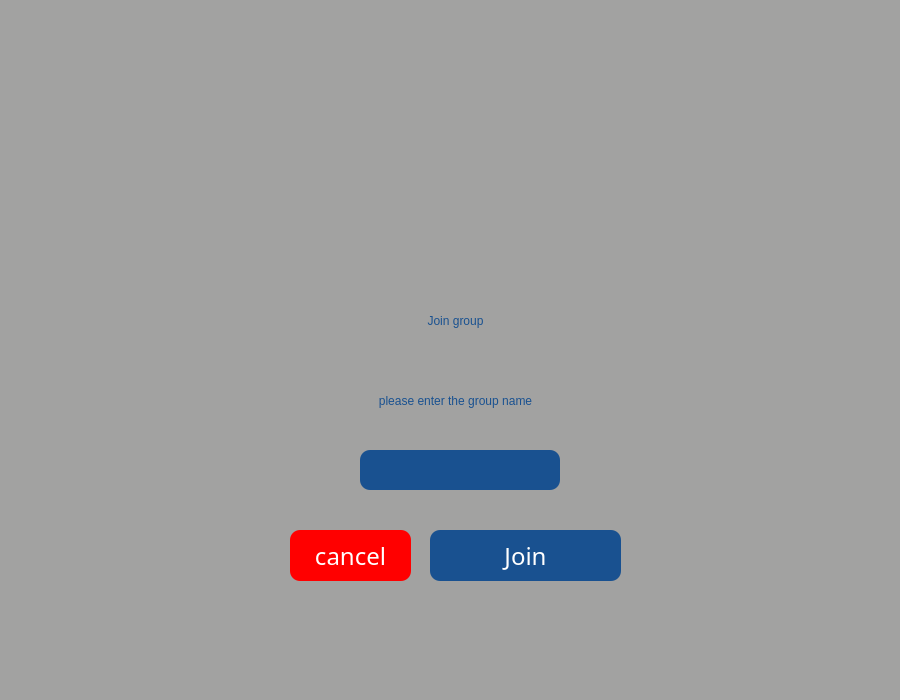
<?xml version="1.0" encoding="UTF-8"?>
<ui version="4.0">
 <class>JoinGroup</class>
 <widget class="QMainWindow" name="JoinGroup">
  <property name="geometry">
   <rect>
    <x>0</x>
    <y>0</y>
    <width>900</width>
    <height>700</height>
   </rect>
  </property>
  <property name="windowTitle">
   <string>TeleMors</string>
  </property>
  <property name="windowIcon">
   <iconset resource="Images.qrc">
    <normaloff>:/Images/logo.png</normaloff>:/Images/logo.png</iconset>
  </property>
  <property name="styleSheet">
   <string notr="true">background-color: rgb(162, 162, 161);
</string>
  </property>
  <widget class="QWidget" name="centralwidget">
   <widget class="QLabel" name="lbl_back">
    <property name="geometry">
     <rect>
      <x>0</x>
      <y>-30</y>
      <width>901</width>
      <height>751</height>
     </rect>
    </property>
    <property name="text">
     <string/>
    </property>
    <property name="pixmap">
     <pixmap resource="Images.qrc">:/Images/txture.png</pixmap>
    </property>
   </widget>
   <widget class="QLabel" name="label">
    <property name="geometry">
     <rect>
      <x>330</x>
      <y>10</y>
      <width>250</width>
      <height>250</height>
     </rect>
    </property>
    <property name="styleSheet">
     <string notr="true">background-color: rgba(255, 255, 255, 0);</string>
    </property>
    <property name="text">
     <string/>
    </property>
    <property name="pixmap">
     <pixmap resource="Images.qrc">:/Images/join_group.png</pixmap>
    </property>
    <property name="scaledContents">
     <bool>true</bool>
    </property>
   </widget>
   <widget class="QLabel" name="lbl_title">
    <property name="geometry">
     <rect>
      <x>360</x>
      <y>300</y>
      <width>191</width>
      <height>41</height>
     </rect>
    </property>
    <property name="styleSheet">
     <string notr="true">font: 700 24pt &quot;Tw Cen MT&quot;;
color: rgb(25, 81, 144);
background-color: rgba(255, 255, 255, 0);</string>
    </property>
    <property name="text">
     <string>Join group</string>
    </property>
    <property name="alignment">
     <set>Qt::AlignCenter</set>
    </property>
   </widget>
   <widget class="QLabel" name="lbl_discription">
    <property name="geometry">
     <rect>
      <x>250</x>
      <y>380</y>
      <width>411</width>
      <height>41</height>
     </rect>
    </property>
    <property name="styleSheet">
     <string notr="true">color: rgb(25, 81, 144);
background-color: rgba(255, 255, 255, 0);
font: 18pt &quot;Tw Cen MT&quot;;</string>
    </property>
    <property name="text">
     <string>please enter the group name</string>
    </property>
    <property name="alignment">
     <set>Qt::AlignCenter</set>
    </property>
   </widget>
   <widget class="QPushButton" name="btn_join">
    <property name="geometry">
     <rect>
      <x>430</x>
      <y>530</y>
      <width>191</width>
      <height>51</height>
     </rect>
    </property>
    <property name="font">
     <font>
      <family>Tw Cen MT</family>
      <pointsize>18</pointsize>
      <bold>false</bold>
     </font>
    </property>
    <property name="cursor">
     <cursorShape>PointingHandCursor</cursorShape>
    </property>
    <property name="styleSheet">
     <string notr="true">background-color: rgb(25, 81, 144);
border-radius:10px;
color: rgb(255, 255, 255);</string>
    </property>
    <property name="text">
     <string>Join</string>
    </property>
   </widget>
   <widget class="QPushButton" name="btn_cancel">
    <property name="geometry">
     <rect>
      <x>290</x>
      <y>530</y>
      <width>121</width>
      <height>51</height>
     </rect>
    </property>
    <property name="font">
     <font>
      <family>Tw Cen MT</family>
      <pointsize>18</pointsize>
      <bold>false</bold>
     </font>
    </property>
    <property name="cursor">
     <cursorShape>PointingHandCursor</cursorShape>
    </property>
    <property name="styleSheet">
     <string notr="true">background-color: rgb(255, 0, 0);
border-radius: 10px;
color: rgb(255, 255, 255);</string>
    </property>
    <property name="text">
     <string>cancel</string>
    </property>
   </widget>
   <widget class="QLineEdit" name="line_groupName">
    <property name="geometry">
     <rect>
      <x>360</x>
      <y>450</y>
      <width>200</width>
      <height>40</height>
     </rect>
    </property>
    <property name="styleSheet">
     <string notr="true">border-color: rgb(25, 81, 144);
alternate-background-color: rgb(25, 81, 144);
color: rgb(255, 255, 255);
font: 16pt &quot;Tw Cen MT&quot;;
background-color: rgb(25, 81, 144);
border: 0px;border-radius: 10px;</string>
    </property>
   </widget>
  </widget>
  <widget class="QMenuBar" name="menubar">
   <property name="geometry">
    <rect>
     <x>0</x>
     <y>0</y>
     <width>900</width>
     <height>25</height>
    </rect>
   </property>
  </widget>
  <widget class="QStatusBar" name="statusbar"/>
 </widget>
 <resources>
  <include location="Images.qrc"/>
 </resources>
 <connections/>
</ui>
